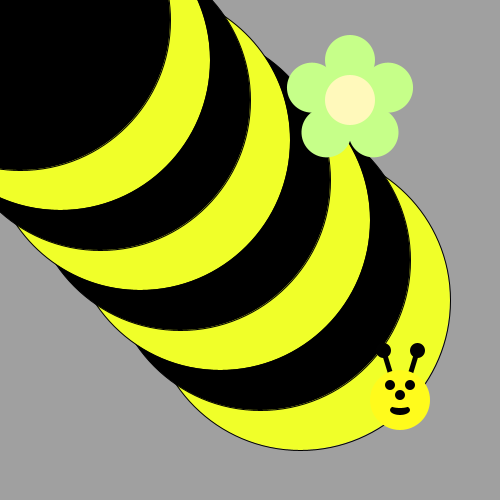
Frame 1 (no input)
Frame 60 (the mouse pressed at the canvas centre just before this capture): identical to frame 1, image omitted
Frame 120 (the mouse held since frame 60 and released just before this capture): identical to frame 1, image omitted

The Processing sketch that drew this single still picture (run headless with seeded random() and noise(); from frame 60 on, the mouse is pressed at the canvas centre):

// Processing sketch: bumble_bee_pde
// ── bumble_bee_pde.pde
  int size = 300;
void draw() {
/*Use a loop to make a body for the Bee!
Then put his head on using drawBeeFace(x,y)
Use Modulo to make the colors alternate 
*/
 
}

void drawFlower(int x, int y) {
     noStroke();
     translate(x, y);
     // draw 5 petals, rotating after each one
     fill(#c6ff89);      // green
      for (int i = 0; i < 5; i++) {
           ellipse(0, -40, 50, 50);
          rotate(radians(72));
     }
     fill(#fff9bb); // light yellow
     ellipse(0, 0, 50, 50);
} 
void drawBeeFace(int BeeFaceX, int BeeFaceY) {
     noStroke();
     fill(0, 0, 0);
     stroke(1);
     strokeWeight(5);
     line(BeeFaceX-10, BeeFaceY-27, BeeFaceX-17, BeeFaceY-50);
     line(BeeFaceX+10, BeeFaceY-27, BeeFaceX+17, BeeFaceY-50);
     ellipse(BeeFaceX-17, BeeFaceY-50, 10, 10);
     ellipse(BeeFaceX+17, BeeFaceY-50, 10, 10);
     noStroke();
     fill(255, 251, 28);
     ellipse(BeeFaceX, BeeFaceY, 60, 60); // face
     fill(255, 237, 209);
     fill(0,0,0);
      ellipse(BeeFaceX-10, BeeFaceY-15, 10, 10); // eyes
     ellipse(BeeFaceX+10, BeeFaceY-15, 10, 10);
      ellipse(BeeFaceX, BeeFaceY-5, 10, 10); // nose
      ellipse(BeeFaceX, BeeFaceY+10, 20, 10);// mouth
     fill(255, 251, 28);
     ellipse(BeeFaceX, BeeFaceY+5, 20, 6);
}

void setup() {  
  ellipseMode(CENTER);
     size(500, 500);
     background(160, 160, 160);
       for (int i = 0; i < 8; i++){
   if(i%2==1){
     fill(0,0,0);
   }
 else{
   fill(#F0FF29);
 }
   ellipse(size,size,300,300);
    size=size-40;
 }
 drawBeeFace(400,400);
      drawFlower(350, 100);
     
}
